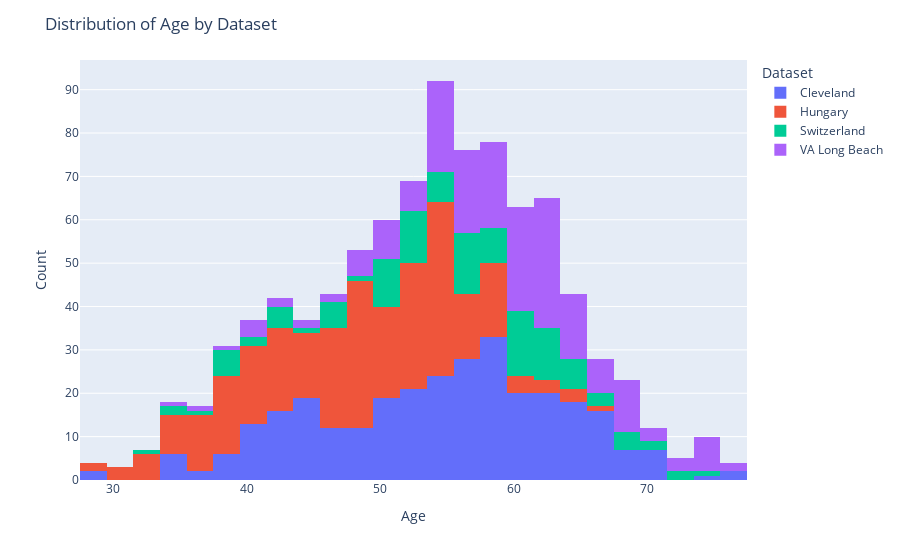

The notebook cell saved with this chart:
### Code cell
# Plot of age column using plotly and coloring by dataset coloum
fig = px.histogram(df, x='age',  color='dataset')
fig.update_layout(title='Distribution of Age by Dataset', xaxis_title='Age', yaxis_title='Count', legend_title='Dataset')
fig.show()

# Print the mean , median and mode groupby dataset column based on age column using f string
# Separte line 
print(f"Mean Age Of Dataset: \n{df.groupby('dataset')['age'].mean()} ")
print('--------------------------------------------------------------------')
print(f"\nMedian Age of Dataset: \n{df.groupby('dataset')['age'].median()} ")
print('--------------------------------------------------------------------')
print (f"\nMode Age of Dataset: \n{df.groupby('dataset')['age'].apply(lambda x: x.mode().iloc[0] if not x.mode().empty else None)}")

### Figure 1 — Plotly figure (JSON) as saved in the notebook; plotly's stock layout.template omitted (floating-point values rounded to 4 significant figures; data arrays with more than 128 entries replaced by an {"elided": "..."} marker saying what was removed)
{"data": [{"alignmentgroup": "True", "bingroup": "x", "hovertemplate": "dataset=Cleveland<br>age=%{x}<br>count=%{y}<extra></extra>", "legendgroup": "Cleveland", "marker": {"color": "#636efa", "pattern": {"shape": ""}}, "name": "Cleveland", "offsetgroup": "Cleveland", "orientation": "v", "showlegend": true, "type": "histogram", "x": {"elided": "304 int values"}, "xaxis": "x", "yaxis": "y"}, {"alignmentgroup": "True", "bingroup": "x", "hovertemplate": "dataset=Hungary<br>age=%{x}<br>count=%{y}<extra></extra>", "legendgroup": "Hungary", "marker": {"color": "#EF553B", "pattern": {"shape": ""}}, "name": "Hungary", "offsetgroup": "Hungary", "orientation": "v", "showlegend": true, "type": "histogram", "x": {"elided": "293 int values"}, "xaxis": "x", "yaxis": "y"}, {"alignmentgroup": "True", "bingroup": "x", "hovertemplate": "dataset=Switzerland<br>age=%{x}<br>count=%{y}<extra></extra>", "legendgroup": "Switzerland", "marker": {"color": "#00cc96", "pattern": {"shape": ""}}, "name": "Switzerland", "offsetgroup": "Switzerland", "orientation": "v", "showlegend": true, "type": "histogram", "x": [32, 34, 35, 36, 38, 38, 38, 38, 38, 38, 40, 41, 42, 42, 43, 43, 43, 45, 46, 46, 47, 47, 47, 47, 48, 50, 50, 50, 50, 51, 51, 51, 51, 51, 51, 51, 52, 52, 52, 52, 53, 53, 53, 53, 53, 53, 53, 53, 54, 54, 54, 55, 55, 55, 55, 56, 56, 56, 56, 56, 56, 56, 56, 57, 57, 57, 57, 57, 57, 58, 58, 58, 59, 59, 59, 59, 59, 60, 60, 60, 60, 60, 60, 61, 61, 61, 61, 61, 61, 61, 61, 61, 62, 62, 62, 62, 62, 62, 62, 63, 63, 63, 63, 63, 64, 64, 64, 65, 65, 65, 65, 66, 66, 67, 68, 68, 69, 69, 70, 70, 72, 73, 74], "xaxis": "x", "yaxis": "y"}, {"alignmentgroup": "True", "bingroup": "x", "hovertemplate": "dataset=VA Long Beach<br>age=%{x}<br>count=%{y}<extra></extra>", "legendgroup": "VA Long Beach", "marker": {"color": "#ab63fa", "pattern": {"shape": ""}}, "name": "VA Long Beach", "offsetgroup": "VA Long Beach", "orientation": "v", "showlegend": true, "type": "histogram", "x": {"elided": "200 int values"}, "xaxis": "x", "yaxis": "y"}], "layout": {"barmode": "relative", "legend": {"title": {"text": "Dataset"}, "tracegroupgap": 0}, "margin": {"t": 60}, "title": {"text": "Distribution of Age by Dataset"}, "xaxis": {"anchor": "y", "domain": [0, 1], "title": {"text": "Age"}}, "yaxis": {"anchor": "x", "domain": [0, 1], "title": {"text": "Count"}}}}
